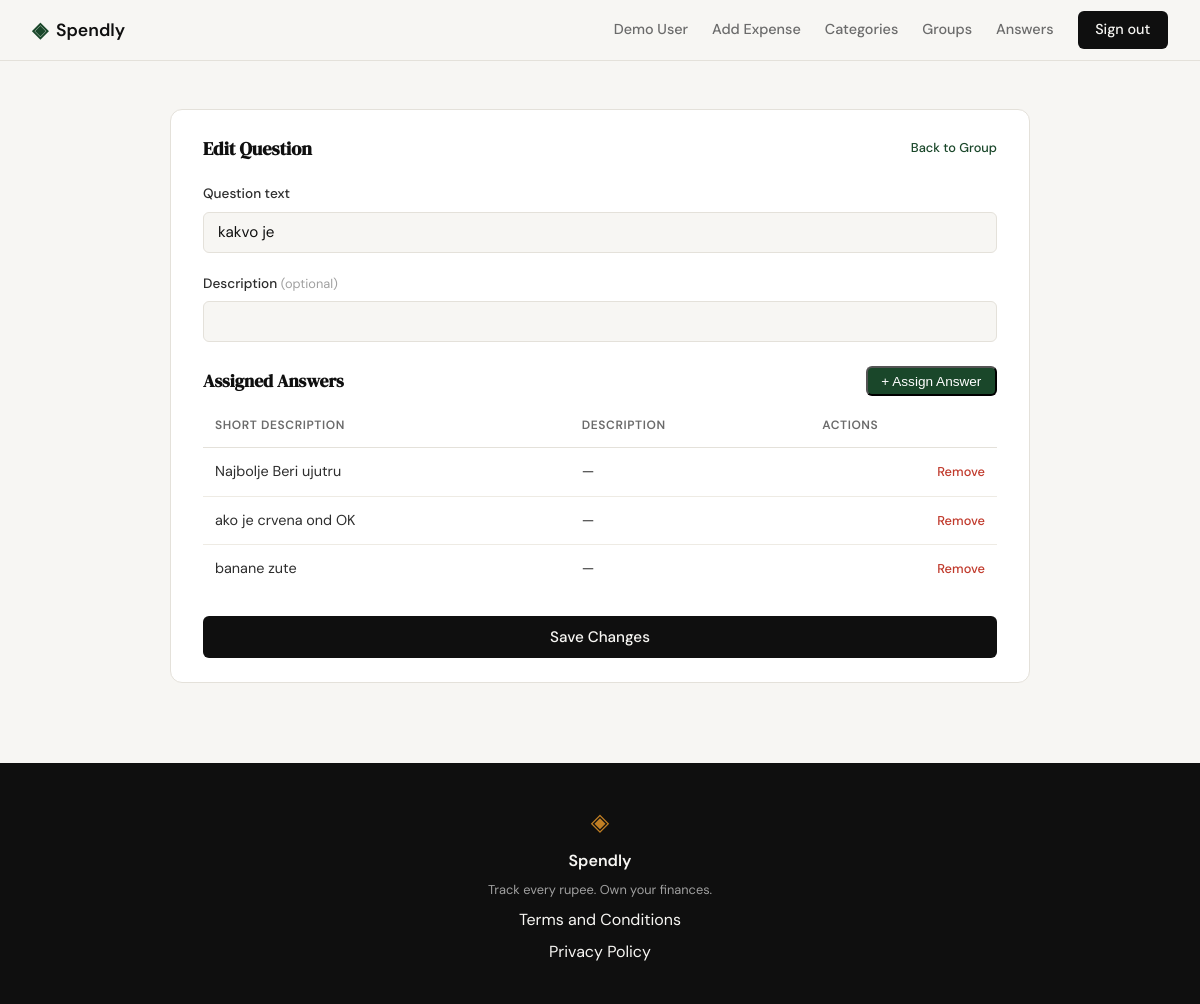
The page /groups/2/questions/1/edit (signed in) on the database its author committed.
### tables this page shows
CREATE TABLE questions (
            id          INTEGER PRIMARY KEY AUTOINCREMENT,
            user_id     INTEGER NOT NULL REFERENCES users(id),
            group_id    INTEGER NOT NULL REFERENCES groups(id),
            text        TEXT    NOT NULL,
            description TEXT,
            created_at  TEXT    DEFAULT (datetime('now'))
        , num_of_assigned_answers INTEGER DEFAULT 0);

CREATE TABLE answers (
            id          INTEGER PRIMARY KEY AUTOINCREMENT,
            user_id     INTEGER NOT NULL REFERENCES users(id),
            short_desc  TEXT    NOT NULL,
            description TEXT,
            link        TEXT,
            created_at  TEXT    DEFAULT (datetime('now'))
        );

### app.py (the view, shortened to what this page needs)
@app.route("/groups/<int:group_id>/questions/<int:q_id>/edit", methods=["GET", "POST"])
def edit_question_route(group_id, q_id):
    if not session.get("user_id"):
        return redirect(url_for("login"))
    question = get_question_by_id(q_id, session["user_id"])
    if question is None or question["group_id"] != group_id:
        abort(404)
    group = get_group_by_id(group_id, session["user_id"])
    if group is None:
        abort(404)
    assigned   = get_assigned_answers_for_question(q_id, session["user_id"])
    unassigned = get_unassigned_answers_for_question(q_id, session["user_id"])
    return render_template("groups/edit_question.html",
                           group=group, question=question,
                           assigned_answers=assigned, unassigned_answers=unassigned)

### database/db.py (called while the page is built)
def get_db():
    conn = sqlite3.connect(DB_PATH)
    conn.row_factory = sqlite3.Row
    conn.execute("PRAGMA foreign_keys = ON")
    return conn

### database/queries.py (called while the page is built)
def get_assigned_answers_for_question(question_id, user_id):
    conn = get_db()
    rows = conn.execute(
        "SELECT a.id, a.short_desc, a.description FROM answers a "
        "JOIN question_answers qa ON qa.answer_id = a.id "
        "WHERE qa.question_id = ? AND a.user_id = ? ORDER BY a.short_desc",
        (question_id, user_id),
    ).fetchall()
    conn.close()
    return [{"id": r["id"], "short_desc": r["short_desc"], "description": r["description"]}
            for r in rows]

def get_unassigned_answers_for_question(question_id, user_id):
    conn = get_db()
    rows = conn.execute(
        "SELECT id, short_desc, description FROM answers "
        "WHERE user_id = ? AND id NOT IN "
        "(SELECT answer_id FROM question_answers WHERE question_id = ?) "
        "ORDER BY short_desc",
        (user_id, question_id),
    ).fetchall()
    conn.close()
    return [{"id": r["id"], "short_desc": r["short_desc"], "description": r["description"]}
            for r in rows]

def get_group_by_id(group_id, user_id):
    conn = get_db()
    row = conn.execute(
        "SELECT id, name, description, num_of_questions FROM groups WHERE id = ? AND user_id = ?",
        (group_id, user_id),
    ).fetchone()
    conn.close()
    return dict(row) if row else None

def get_question_by_id(question_id, user_id):
    conn = get_db()
    row = conn.execute(
        "SELECT id, group_id, text, description FROM questions WHERE id = ? AND user_id = ?",
        (question_id, user_id),
    ).fetchone()
    conn.close()
    return dict(row) if row else None

### templates/groups/edit_question.html (shortened to what this page needs)
{% extends "base.html" %}
{% block content %}
<section class="profile-section">
    <div class="profile-inner">
        <div class="profile-block">
            <div class="block-title-row">
                <h2 class="block-title">Edit Question</h2>
                <a href="{{ url_for('edit_group', id=group.id) }}" class="btn-edit">Back to Group</a>
            </div>
            <form method="POST"
                  action="{{ url_for('edit_question_route', group_id=group.id, q_id=question.id) }}"
                  id="questionForm">
                <div class="form-group">
                    <label for="text">Question text</label>
                    <input type="text" id="text" name="text" maxlength="500"
                           class="form-input" value="{{ question.text }}" required>
                </div>
                <div class="form-group">
                    <label for="description">Description
                        <span class="field-optional">(optional)</span>
                    </label>
                    <input type="text" id="description" name="description" maxlength="500"
                           class="form-input" value="{{ question.description or '' }}">
                </div>
            </form>
            <div class="block-title-row section-top-gap">
                <h3 class="block-title section-subtitle">Assigned Answers</h3>
                <button type="button" class="btn-add-expense" id="openPickerBtn">+ Assign Answer</button>
            </div>
            <table class="transactions-table" id="assignedTable"
                   {% if not assigned_answers %}hidden{% endif %}>
                <thead>
                    <tr>
                        <th>Short Description</th>
                        <th>Description</th>
                        <th class="actions-col">Actions</th>
                    </tr>
                </thead>
                <tbody id="assignedTbody">
                    {% for a in assigned_answers %}
                    <tr id="assigned-row-{{ a.id }}">
                        <td>{{ a.short_desc }}</td>
                        <td>{{ a.description or '—' }}</td>
                        <td class="actions-col">
                            <button type="button" class="btn-delete btn-remove"
                                    data-id="{{ a.id }}"
                                    data-short-desc="{{ a.short_desc }}"
                                    data-description="{{ a.description or '' }}">Remove</button>
                        </td>
                    </tr>
                    {% endfor %}
                </tbody>
            </table>
            <button type="submit" form="questionForm" class="btn-submit section-top-gap">
                Save Changes
            </button>
        </div>
    </div>
</section>
{% endblock %}

### static/css/style.css (style rules this page uses)
:root { --ink: #0f0f0f; --ink-soft: #2d2d2d; --ink-muted: #6b6b6b; --ink-faint: #a0a0a0; --paper: #f7f6f3; --paper-warm: #f0ede6; --paper-card: #ffffff; --accent: #1a472a; --accent-light: #e8f0eb; --accent-2: #c17f24; --accent-2-light: #fdf3e3; --danger: #c0392b; --danger-light: #fdecea; --border: #e4e1da; --border-soft: #eeebe4; --font-display: 'DM Serif Display', Georgia, serif; --font-body: 'DM Sans', system-ui, sans-serif; --max-width: 1200px; --auth-width: 440px; --radius-sm: 6px; --radius-md: 12px; --radius-lg: 20px; }
*, *::before, *::after { box-sizing: border-box; margin: 0; padding: 0; }
html { font-size: 16px; scroll-behavior: smooth; }
body { background: var(--paper); color: var(--ink); font-family: var(--font-body); font-size: 1rem; line-height: 1.6; -webkit-font-smoothing: antialiased; }
a { color: inherit; text-decoration: none; }
.form-group { margin-bottom: 1.25rem; }
.form-group label { display: block; font-size: 0.85rem; font-weight: 500; color: var(--ink-soft); margin-bottom: 0.4rem; }
.form-input { width: 100%; padding: 0.6rem 0.875rem; border: 1px solid var(--border); border-radius: var(--radius-sm); font-family: var(--font-body); font-size: 0.95rem; color: var(--ink); background: var(--paper); outline: none; transition: border-color 0.2s; }
.form-input::placeholder { color: var(--ink-faint); }
.btn-submit { width: 100%; padding: 0.7rem; background: var(--ink); color: var(--paper); border: none; border-radius: var(--radius-sm); font-family: var(--font-body); font-size: 0.95rem; font-weight: 500; cursor: pointer; transition: background 0.2s; margin-top: 0.5rem; }
.profile-section { padding: 3rem 2rem 5rem; }
.profile-inner { max-width: 860px; margin: 0 auto; display: flex; flex-direction: column; gap: 2rem; }
.profile-block { background: var(--paper-card); border: 1px solid var(--border); border-radius: var(--radius-md); padding: 1.5rem 2rem; }
.block-title { font-family: var(--font-display); font-size: 1.15rem; color: var(--ink); margin-bottom: 1.25rem; }
.transactions-table { width: 100%; border-collapse: collapse; font-size: 0.9rem; }
.transactions-table th { text-align: left; font-size: 0.75rem; font-weight: 600; text-transform: uppercase; letter-spacing: 0.05em; color: var(--ink-muted); padding: 0 0.75rem 0.75rem; border-bottom: 1px solid var(--border); }
.transactions-table td { padding: 0.75rem; color: var(--ink-soft); border-bottom: 1px solid var(--border-soft); }
.transactions-table tbody tr:last-child td { border-bottom: none; }
.field-optional { font-size: 0.8rem; color: var(--ink-faint); font-weight: 400; }
.block-title-row { display: flex; align-items: center; justify-content: space-between; margin-bottom: 1.25rem; }
.block-title-row .block-title { margin-bottom: 0; }
.btn-add-expense { padding: 0.35rem 0.85rem; background: var(--accent); color: var(--paper-card); border-radius: var(--radius-sm); font-size: 0.85rem; font-weight: 500; text-decoration: none; transition: background 0.15s; }
.actions-col { text-align: right; white-space: nowrap; }
.btn-delete { font-size: 0.8rem; font-weight: 500; color: var(--danger); background: none; border: none; padding: 0; margin-left: 0.75rem; cursor: pointer; font-family: inherit; }
.btn-edit { font-size: 0.8rem; font-weight: 500; color: var(--accent); background: none; border: none; padding: 0; cursor: pointer; font-family: inherit; }
.section-top-gap { margin-top: 1.5rem; }
.section-subtitle { font-size: 1.1rem; }

### rows shown on the page
questions: text "kakvo je"
answers: short_desc "Najbolje Beri ujutru", description "—"
answers: short_desc "ako je crvena ond OK", description "—"
answers: short_desc "banane zute", description "—"

### other values the page prints
{{ session.get("user_name", "Account") }} "Demo User"
